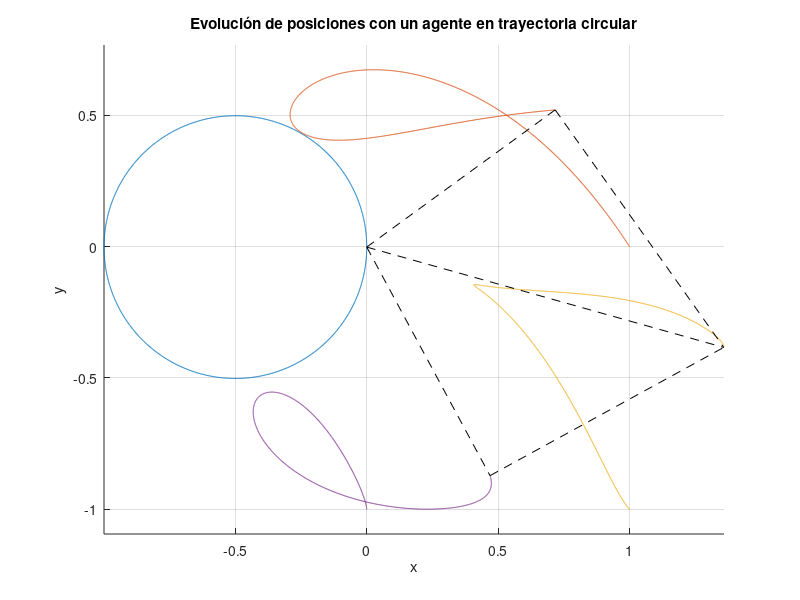
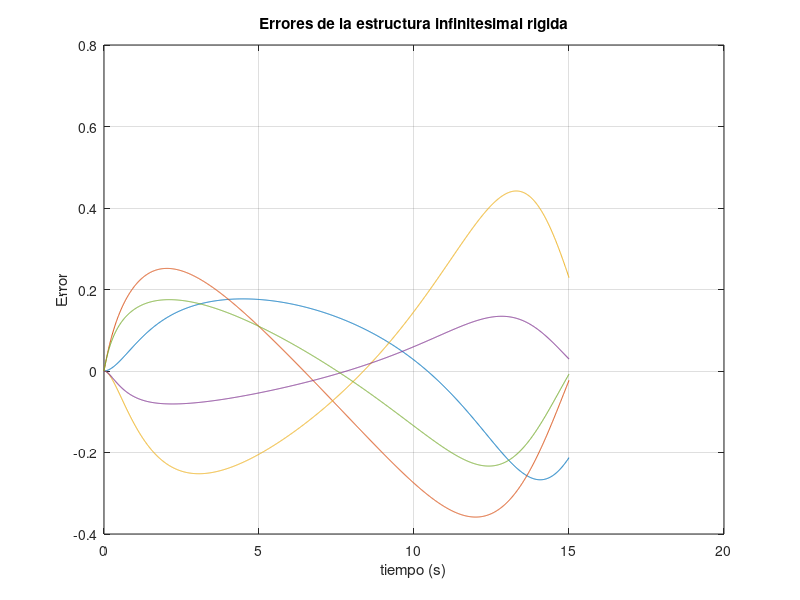

Recreate these plots in MATLAB, in order.
clc
close all
clearvars 

% Coordenadas deseadas
p1 = [0; 0];
p2 = [1; 0];
p3 = [1; -1];
p4 = [0; -1];

% Definir las diferencias cuadradas normadas d^2
d2 =[(p1 - p2)'*(p1 - p2);
      (p1 - p4)'*(p1 - p4);
      (p2 - p3)'*(p2 - p3);
      (p4 - p3)'*(p4 - p3);
      (p1 - p3)'*(p1 - p3)];

%producto kronecker
I=eye(2);

% Periodo de muestreo
Dt = 0.01;
tiempo = 15; % segundos
iteraciones = tiempo / Dt;

% Posiciones iniciales de los nodos
pInit = [0;0;1;0;1;-1;0;-1];

% Inicializo el valor de p
p = zeros(8, iteraciones); 
p(:, 1) = pInit;
sigma = zeros(5, iteraciones);

% Parámetros para la trayectoria circular del agente 1
radio = 0.5;
frecuencia = 2 * pi / tiempo;

% Simulación con aproximación de Euler
for k = 1:iteraciones
    % Trayectoria circular para el agente 1
    p(1:2, k) =  radio * [cos(frecuencia * k * Dt); sin(frecuencia * k * Dt)]-radio*[cos(frecuencia  * Dt);sin(frecuencia  * Dt)];
    %% MINIMAMENTE RIGIDA
    e1 = p(3:4, k) - p(1:2, k); % e1 = p2 - p1
    e2 = p(7:8, k) - p(1:2, k); % e2 = p4 - p1
    e3 = p(5:6, k) - p(3:4, k); % e3 = p3 - p2
    e4 = p(5:6, k) - p(7:8, k); % e4 = p3 - p4
    e5 = p(5:6, k) - p(1:2, k); % e5 = p3 - p1
    e_2 = blkdiag(e1', e2', e3', e4', e5');
    
    % Calculo los valores de sigma
    sigma1 = e1' * e1 - d2(1);
    sigma2 = e2' * e2 - d2(2);
    sigma3 = e3' * e3 - d2(3);
    sigma4 = e4' * e4 - d2(4);
    sigma5 = e5' * e5 - d2(5);
    sigma(:, k) = [sigma1; sigma2; sigma3; sigma4; sigma5];
    
    % Matrices de incidencia locales cosa rigida
    E = [1 -1  0  0;
         1  0  0 -1;
         0  1  0 -1;
         0  0 -1  1;
         1  0 -1  0];
    kronp = kron(E, I);
    
    % Calculo del vector R
    R = e_2 * kronp;
    
    % Calcular la derivada de p para los nodos controlados
    if k < iteraciones
        u = -R' * R * p(:, k) - R' * d2;
        % Aproximación de Euler
        p(3:end, k+1) = p(3:end, k) + Dt * u(3:end);
    end
end

figure
hold on
plot(p(1,:), p(2,:))
plot(p(3,:), p(4,:))
plot(p(5,:), p(6,:))
plot(p(7,:), p(8,:))
% Lineas entre nodos
plot([p(1, end), p(3, end)], [p(2, end), p(4, end)], 'k--');
plot([p(1, end), p(7, end)], [p(2, end), p(8, end)], 'k--');
plot([p(3, end), p(5, end)], [p(4, end), p(6, end)], 'k--');
plot([p(7, end), p(5, end)], [p(8, end), p(6, end)], 'k--');
plot([p(1, end), p(5, end)], [p(2, end), p(6, end)], 'k--');
title('Evolución de posiciones con un agente en trayectoria circular')
xlabel('x')
ylabel('y')
axis equal
grid on
hold off

t = linspace(0, tiempo, iteraciones);
figure
plot(t,sigma)
title('Errores de la estructura infinitesimal rigida')
xlabel('tiempo (s)')
ylabel('Error')
grid on
